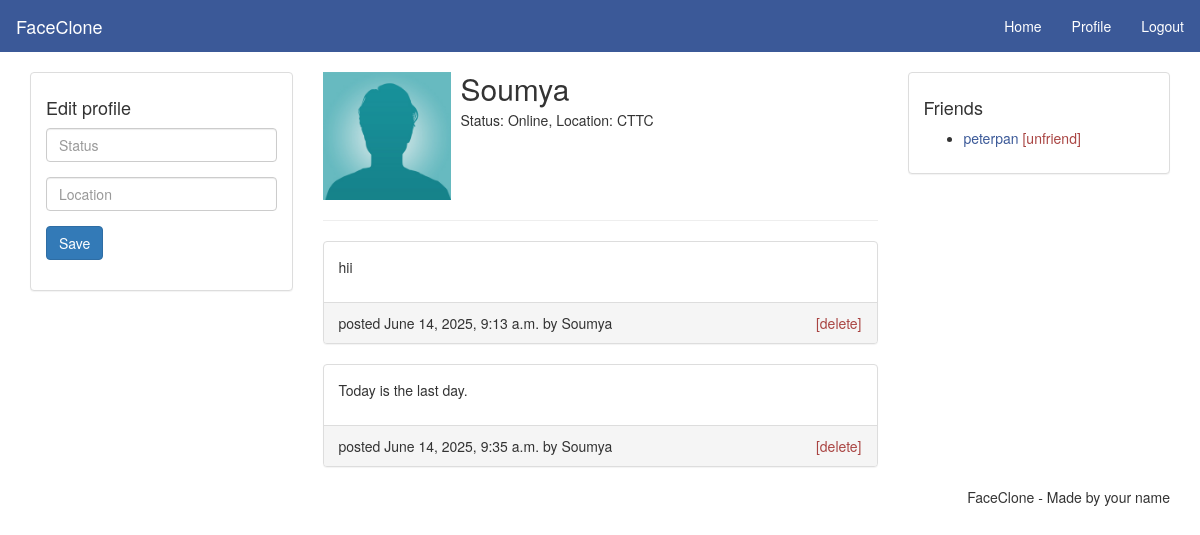
The app's page /profile (signed in) with its own data.
### social/models.py (models this page shows, shortened)
class UserProfile(models.Model):
    user = models.OneToOneField(User, on_delete=models.CASCADE)
    bio = models.CharField(max_length=255, blank=True)
    img = models.ImageField(upload_to='pics', default='avatar.jpg')
    loc = models.CharField(max_length=255, blank=True)

class UserPost(models.Model):
        user = models.ForeignKey(User, on_delete=models.CASCADE)
        post = models.TextField(max_length=300,blank=False)
        date = models.DateTimeField(auto_now_add=True)

### social/views.py (the view)
# urls.py: path('profile',views.profile,name='profile'),
@login_required(login_url='index')
def profile(request):
    user = request.user
    context = {'user': user}
    posts = UserPost.objects.filter(user=user)
    context.update({'posts': posts})
    return render(request,'profile.html',context)

### templates/profile.html (shortened to what this page needs)
{% load static %}
<!DOCTYPE html>
<html>
<head>
  <link rel="stylesheet" type="text/css" href="{% static 'css/bootstrap.min.css' %}">
  <link rel="stylesheet" type="text/css" href="{% static 'css/style.css' %}">
</head>
<body>
  <nav class="navbar navbar-default">
    <div class="container-fluid">
      <div class="navbar-header">
        <a class="navbar-brand" href="{% url 'index' %}">FaceClone</a>
      </div>
      <ul class="nav navbar-nav navbar-right">
        <li><a href="{% url 'home' %}">Home</a></li>
        <li><a href="{% url 'profile' %}">Profile</a></li>
        <li><a href="{% url 'logout' %}">Logout</a></li>
      </ul>
    </div>
  </nav>
  <main class="container">
    <div class="row">
      <div class="col-md-3">
        <div class="panel panel-default">
          <div class="panel-body">
            <h4>Edit profile</h4>
            <form method="post" action="{% url 'update' %}">
              <div class="form-group">
                <input class="form-control" type="text" name="status" placeholder="Status" value="">
              </div>
              <div class="form-group">
                <input class="form-control" type="text" name="location" placeholder="Location" value="">
              </div>
              <div class="form-group">
                <input class="btn btn-primary" type="submit" name="update_profile" value="Save">
              </div>
            </form>
          </div>
        </div>
      </div>
      <div class="col-md-6">
        <div class="media">
          <div class="media-left">
            <img src="{{user.userprofile.img.url}}" class="media-object" style="width: 128px; height: 128px;">
          </div>
          <div class="media-body">
            <h2 class="media-heading">{{user.username}}</h2>
            <p>Status: {{user.userprofile.bio}}, Location: {{user.userprofile.loc}}</p>
          </div>
        </div>
        <hr>
        <div>
          {% for post in posts %}
          <div class="panel panel-default">
            <div class="panel-body">
              <p>{{post.post}}</p>
            </div>
            <div class="panel-footer">
              <span>posted {{post.date}} by {{post.user.username}}</span>
              <span class="pull-right"><a class="text-danger" href="#">[delete]</a></span>
            </div>
          </div>
          {% endfor %}
        </div>
      </div>
      <div class="col-md-3">
        <div class="panel panel-default">
          <div class="panel-body">
            <h4>Friends</h4>
            <ul>
              <li>
                <a href="#">peterpan</a>
                <a class="text-danger" href="#">[unfriend]</a>
              </li>
            </ul>
          </div>
        </div>
      </div>
    </div>
  </main>
  <footer class="container text-center">
    <ul class="nav nav-pills pull-right">
      <li>FaceClone - Made by your name</li>
    </ul>
  </footer>
</body>
</html>

### static/css/style.css (style rules this page uses)
a { color: #3b5998; }
.navbar { -webkit-border-radius: 0; -moz-border-radius: 0; border-radius: 0; }
.navbar-default { background-color: #3b5998; border-color: #3b5998; }
.navbar-default .navbar-brand { color: #fff; }
.navbar-default .navbar-nav>li>a { color: #fff; }

### records on screen
UserPost: post "hii", date "June 14, 2025, 9:13 a.m.", user.username "Soumya"
UserPost: post "Today is the last day.", date "June 14, 2025, 9:35 a.m.", user.username "Soumya"

### other values on screen
{{ user.username }} "Soumya"
{{ user.userprofile.bio }} "Online"
{{ user.userprofile.loc }} "CTTC"
